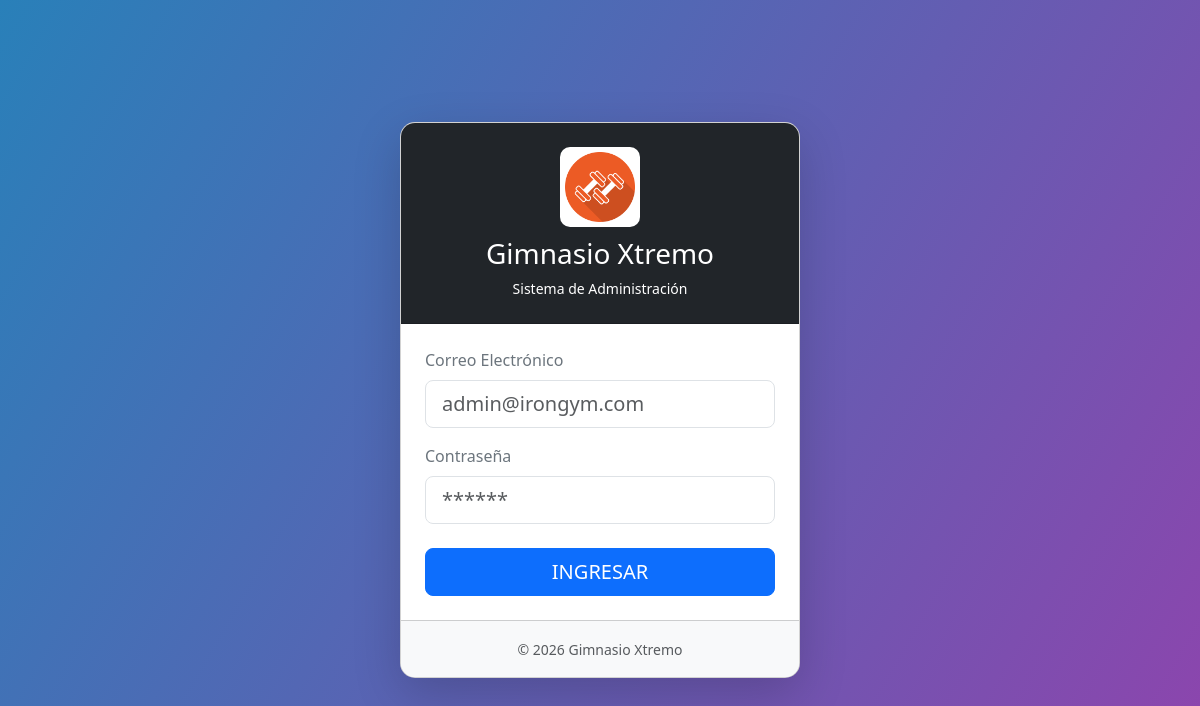
The app's page /auth/index with its own data.
### tables this page shows
CREATE TABLE IF NOT EXISTS `configuracion` (
  `id` int NOT NULL,
  `nombre_sistema` varchar(100) DEFAULT NULL,
  `ruc` varchar(20) DEFAULT NULL,
  `direccion` varchar(255) DEFAULT NULL,
  `telefono` varchar(20) DEFAULT NULL,
  `email` varchar(100) DEFAULT NULL,
  `logo` varchar(255) DEFAULT NULL,
  `moneda` varchar(10) DEFAULT '$',
  PRIMARY KEY (`id`)
);

### app/controllers/AuthController.php (called while the page is built, shortened)
<?php
class AuthController {
    public function index() {
        require_once '../app/views/auth/login.php';
    }
}

### app/models/Configuracion.php (called while the page is built, shortened)
<?php
class Configuracion {
    public static function getInfo() {
        $database = new Database();
        $conn = $database->getConnection();
        $query = "SELECT * FROM configuracion WHERE id = 1 LIMIT 1";
        $stmt = $conn->prepare($query);
        $stmt->execute();
        return $stmt->fetch(PDO::FETCH_ASSOC);
    }
}

### app/views/auth/login.php (the view, shortened to what this page needs)
<?php
require_once __DIR__ . '/../../models/Configuracion.php';
$config = Configuracion::getInfo();
?>
<!DOCTYPE html>
<html lang="es">
<head>
    <link href="https://cdn.jsdelivr.net/npm/bootstrap@5.3.0/dist/css/bootstrap.min.css" rel="stylesheet">
</head>
<body>
    <div class="card card-login shadow-lg">
        <div class="card-header bg-dark text-white text-center py-4">
            <?php if(!empty($config['logo'])): ?>
                <img src="/img/<?= $config['logo'] ?>?v=<?= time() ?>" class="logo-login">
            <?php endif; ?>
            <h3><?= $config['nombre_sistema'] ?></h3>
            <p class="m-0 small">Sistema de Administración</p>
        </div>
        <div class="card-body p-4 bg-white">
            <form action="/auth/login" method="POST">
                <div class="mb-3">
                    <label class="form-label text-secondary">Correo Electrónico</label>
                    <input type="email" name="email" class="form-control form-control-lg" placeholder="admin@irongym.com" required>
                </div>
                <div class="mb-4">
                    <label class="form-label text-secondary">Contraseña</label>
                    <input type="password" name="password" class="form-control form-control-lg" placeholder="******" required>
                </div>
                <button type="submit" class="btn btn-primary w-100 btn-lg">INGRESAR</button>
            </form>
        </div>
        <div class="card-footer text-center bg-light py-3">
            <small class="text-muted">&copy; <?= date('Y') ?> <?= $config['nombre_sistema'] ?></small>
        </div>
    </div>
</body>
</html>

### app/views/auth/login.php (style rules this page uses)
body { background: linear-gradient(120deg, #2980b9, #8e44ad); height: 100vh; display: flex; align-items: center; justify-content: center; }
.card-login { width: 100%; max-width: 400px; border-radius: 15px; overflow: hidden; }
.logo-login { max-height: 80px; max-width: 100%; object-fit: contain; display: block; margin: 0 auto 10px auto; background: white; padding: 5px; border-radius: 10px; }

### records on screen
configuracion: logo (picture), nombre_sistema "Gimnasio Xtremo"
